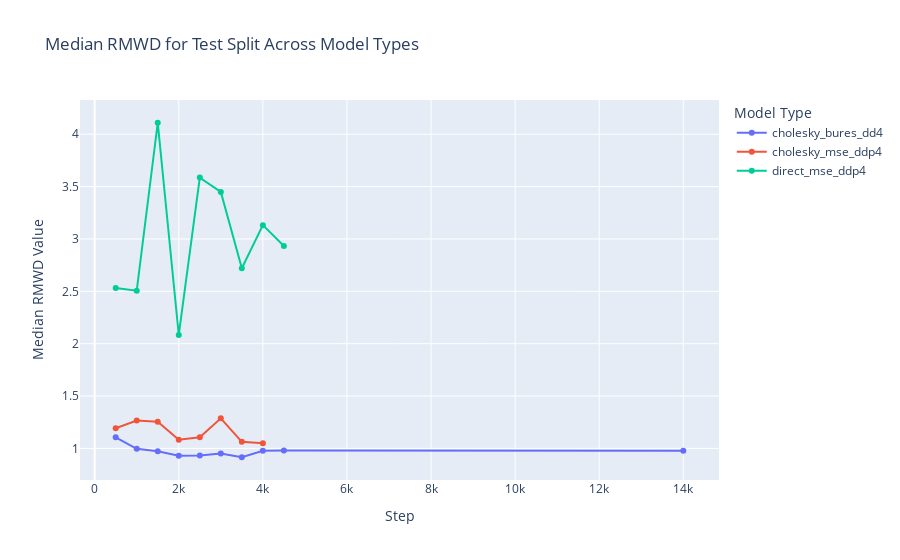

The notebook cell this image was saved under:
### Code cell
rmwd_evals["step"] = rmwd_evals["checkpoint"].str.extract(r"step=(\d+)").astype(int)
rmwd_evals["model_type"] = rmwd_evals["checkpoint"].str.split("-step").str[0]
df_test = rmwd_evals[rmwd_evals["split"] == "test"].copy()
df_median_test = df_test.groupby(["step", "model_type"])["value"].median().reset_index()
fig = px.line(
    df_median_test,
    x="step",
    y="value",
    color="model_type",
    title="Median RMWD for Test Split Across Model Types",
    labels={"value": "Median RMWD Value", "step": "Step", "model_type": "Model Type"},
    markers=True  # Adds points to lines for better readability
)

fig.show()

### Figure 1 — Plotly figure (JSON) as saved in the notebook; plotly's stock layout.template omitted (floating-point values rounded to 4 significant figures)
{"data": [{"hovertemplate": "Model Type=cholesky_bures_dd4<br>Step=%{x}<br>Median RMWD Value=%{y}<extra></extra>", "legendgroup": "cholesky_bures_dd4", "line": {"color": "#636efa", "dash": "solid"}, "marker": {"symbol": "circle"}, "mode": "lines+markers", "name": "cholesky_bures_dd4", "orientation": "v", "showlegend": true, "type": "scatter", "x": [500, 1000, 1500, 2000, 2500, 3000, 3500, 4000, 4500, 14000], "xaxis": "x", "y": [1.106, 0.996, 0.9735, 0.9294, 0.9311, 0.9503, 0.9156, 0.9772, 0.9799, 0.9774], "yaxis": "y"}, {"hovertemplate": "Model Type=cholesky_mse_ddp4<br>Step=%{x}<br>Median RMWD Value=%{y}<extra></extra>", "legendgroup": "cholesky_mse_ddp4", "line": {"color": "#EF553B", "dash": "solid"}, "marker": {"symbol": "circle"}, "mode": "lines+markers", "name": "cholesky_mse_ddp4", "orientation": "v", "showlegend": true, "type": "scatter", "x": [500, 1000, 1500, 2000, 2500, 3000, 3500, 4000], "xaxis": "x", "y": [1.193, 1.267, 1.255, 1.084, 1.107, 1.288, 1.063, 1.049], "yaxis": "y"}, {"hovertemplate": "Model Type=direct_mse_ddp4<br>Step=%{x}<br>Median RMWD Value=%{y}<extra></extra>", "legendgroup": "direct_mse_ddp4", "line": {"color": "#00cc96", "dash": "solid"}, "marker": {"symbol": "circle"}, "mode": "lines+markers", "name": "direct_mse_ddp4", "orientation": "v", "showlegend": true, "type": "scatter", "x": [500, 1000, 1500, 2000, 2500, 3000, 3500, 4000, 4500], "xaxis": "x", "y": [2.532, 2.505, 4.11, 2.083, 3.586, 3.449, 2.721, 3.132, 2.933], "yaxis": "y"}], "layout": {"legend": {"title": {"text": "Model Type"}, "tracegroupgap": 0}, "title": {"text": "Median RMWD for Test Split Across Model Types"}, "xaxis": {"anchor": "y", "domain": [0, 1], "title": {"text": "Step"}}, "yaxis": {"anchor": "x", "domain": [0, 1], "title": {"text": "Median RMWD Value"}}}}
